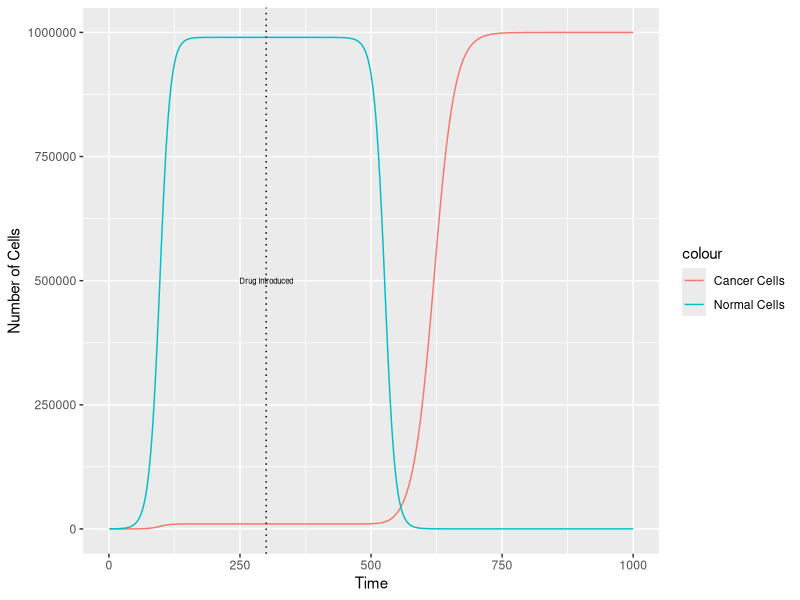

This figure's R source:
#Exercise 11 - modeling growth of populations

#Parameters
K <- 1000000 #carrying capacity
rN<- 0.1 #normal growth for normal and mutant cells w no drug
rNnd<- -0.1 #normal cells decline 
rMd<- 0.05 #mutant growth with drug

time <- 1:1000 #time values for graphing

#Initialize sites for outputs

resevoirN <- numeric(length=length(time))
resevoirN[1]<- 99 #initial number of normal cells after mutation occurs
resevoirM <- numeric(length = length(time))
resevoirM[1] <- 1 #first mutated cell

#For loop to calculate graph values with equations
#Equations to use:
                  # Nt+1 =Nt+rNNt(1−(Nt+Mt)/K)
                  # Mt+1 =Mt+rMMt(1−(Nt+Mt)/K)

for(i in 2:length(time)){
  #start with normal growth (300 is around equilibrium)
  if(i<=300){ 
  resevoirM[i] <- resevoirM[i-1] + rN*resevoirM[i-1]*(1-(resevoirM[i-1]+resevoirN[i-1])/K)
  resevoirN[i] <- resevoirN[i-1] + rN*resevoirN[i-1]*(1-(resevoirM[i-1]+resevoirN[i-1])/K)
  }else if(i>300){
    resevoirM[100]<-5.755493e+03

    resevoirM[i]<- resevoirM[i-1] + rMd*resevoirM[i-1]*(1-(resevoirM[i-1]+resevoirN[i-1])/K)
    resevoirN[i]<- resevoirN[i-1] + rNnd*resevoirN[i-1]*(1-(resevoirM[i-1]+resevoirN[i-1])/K)
  }
}
  
#make data readable by ggplot in a dataframe
frame <- data.frame(Time = time, N=resevoirN,M=resevoirM)
library(ggplot2)

ggplot(data=frame, aes(x=time))+
  geom_line(aes(y=M, color = "Cancer Cells"))+
  geom_line(aes(y=N, color = "Normal Cells"))+
  geom_vline(xintercept=300,linetype="dotted")+
  annotate("text", x=300, y=500000, label="Drug Introduced", size = 2)+
  ylab("Number of Cells")+
  xlab("Time")
  theme_classic()



  